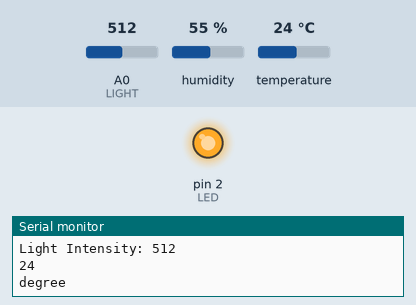
This sketch was run on a simulated Arduino Uno, built with avr-gcc and run on an emulated ATmega328P. Shown: output pins drawn as LEDs (lit = HIGH), the last lines printed to the serial monitor. The test bench sets the inputs (shaded band); at power-on: A0 (LIGHT) = 512, humidity 55 %, temperature 24 °C.

Above: at 1.2 s.
1.3 s: A0 (LIGHT) set to 489
At 2.5 s:
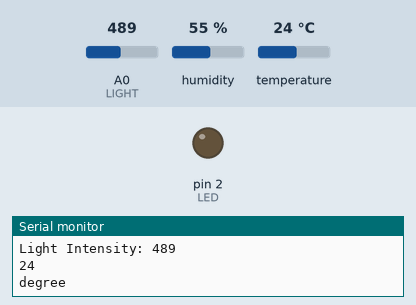
2.8 s: A0 (LIGHT) set to 510
At 4.0 s:
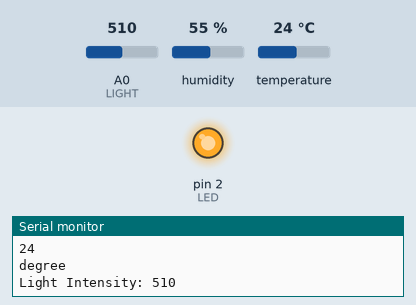
4.3 s: A0 (LIGHT) set to 490
At 5.5 s:
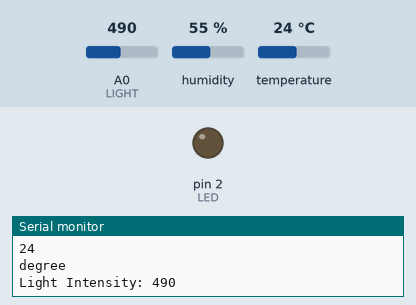
Timing chart, 0 to 7.3 s (numbered marks = the images above; inputs shaded):
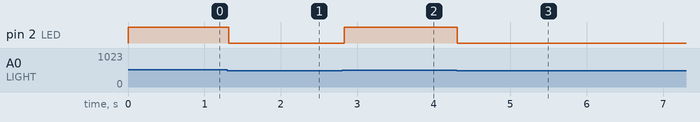

The sketch:

WorkShopTEMP_LIGHT.ino
```cpp
#define LED 2
#define LIGHT A0
//----------------
#include <dht.h>
#define DHT11 5
//----------------

//----------------
int lightInput;
//----------------
dht DHT;
int dhtTemp;
int temperature;
//----------------

void setup() {
  Serial.begin(9600);
  //-----------------------
  pinMode(LIGHT, INPUT);
  pinMode(LED, OUTPUT);
  //-----------------------

}

void loop() {
  //LIGHT--------------------------
  lightInput = analogRead(LIGHT);
  if(lightInput < 500){
    digitalWrite(LED, LOW);
  }
  else{
    digitalWrite(LED, HIGH);
  }
    Serial.print("Light Intensity: ");
    Serial.println(lightInput);
  //TEMPERATURE--------------------
  dhtTemp = DHT.read11(DHT11);
   temperature = (int) DHT.temperature;
  Serial.println(temperature);
  Serial.print("degree\n");
  //-------------------------------
}
```

Measured:
- the behaviour switches between 500 and 499 on A0 (LIGHT) (found by bisection; images 0 and 1)
- after the input at 1.3 s, pin 2 (LED): HIGH → LOW at once
- after the input at 2.8 s, pin 2 (LED): LOW → HIGH at once
- after the input at 4.3 s, pin 2 (LED): HIGH → LOW at once
